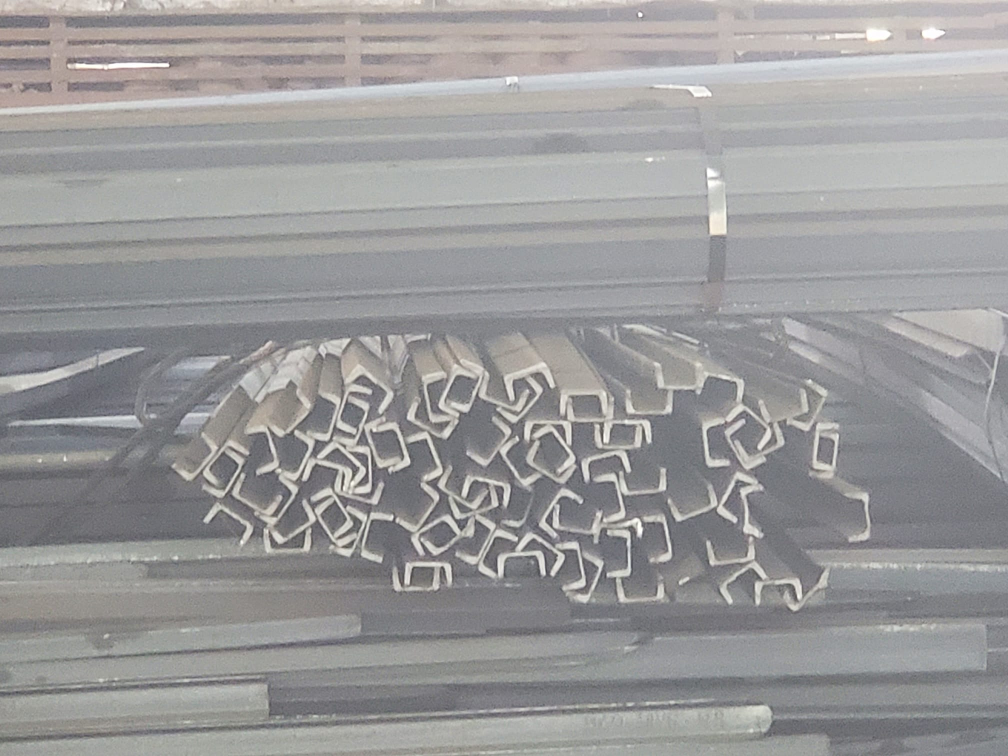
#> input picture data/3.jpeg, 2016 x 1512 px, found by its file name (shown at 1/2 size)
$ jupyter execute 'edge_detection_channel copy.ipynb'   (older library calls are emulated)
#> lines starting #> are read from the running program, lines starting #| are printed output that depends on the picture; after the words box and inside, x2 and y2 are one past the last pixel; in counts of white or black regions, pixels touching at a corner belong together
[cell 1]
import cv2
import matplotlib.pyplot as plt
# import cv2
import numpy as np
from imutils.object_detection import non_max_suppression

# Reading the template
# temp = cv2.imread('C:/Users/S_G/Documents/GitHub/Shape_Detection/data/3.jpeg', cv2.IMREAD_COLOR)

# Read the original image
img = cv2.imread('C:/Users/S_G/Documents/GitHub/Shape_Detection/data/3.jpeg')
#> img is the input picture: shape (1512, 2016, 3); mean B, G, R 154.3, 153.7, 154.4
# Display original image
plt.imshow(img)
# cv2.waitKey(0)

[cell 2]
def crop(image, mask_pts):
    #imageGray = cv2.cvtColor(image, cv2.COLOR_BGR2GRAY)
    mask = np.zeros(image.shape[:2], dtype="uint8")
    pts = np.array(mask_pts)
    color = 255
    cv2.fillPoly(mask, [pts], color)
    masked = cv2.bitwise_and(image, image, mask=mask)
    rect = cv2.boundingRect(pts)
    x,y,w,h = rect
    croped = image[y:y+h, x:x+w].copy()
    print(croped.shape , image.shape)
    return croped, image

def new_img(img,result,thresh):
    (y_points, x_points) = np.where(result >= thresh)
    loc = zip(x_points, y_points)
    # print(loc[0])
    result1 = img.copy()
    W, H = img.shape
    cnt1, cnt2 = 0,0
    for x in range (W):
        for y in range (H):
            cnt1 += 1
            if (x,y) not in loc:
                result1[x][y] = 0
            else: cnt2 += 1
            # print(x,y)
    print(cnt1,cnt2)
    return result1

[cell 3]
# Convert to graycsale
img_gray = cv2.cvtColor(img, cv2.COLOR_BGR2GRAY)
# Blur the image for better edge detection
img_blur = cv2.GaussianBlur(img_gray, (3,3), 0)

# Sobel Edge Detection
sobelx = cv2.Sobel(src=img_blur, ddepth=cv2.CV_64F, dx=1, dy=0, ksize=5) # Sobel Edge Detection on the X axis
sobely = cv2.Sobel(src=img_blur, ddepth=cv2.CV_64F, dx=0, dy=1, ksize=5) # Sobel Edge Detection on the Y axis
sobelxy = cv2.Sobel(src=img_blur, ddepth=cv2.CV_64F, dx=1, dy=1, ksize=5) # Combined X and Y Sobel Edge Detection

[cell 4]
mask_pts = [[310,630], [1810,630], [1810,1280], [300,1280]]

croped, original = crop(img_gray, mask_pts)
#| (651, 1511) (1512, 2016)

mask_pts1 = [[1390,350], [1445,350], [1445,455], [1390,455]]

croped1, original1 = crop(croped, mask_pts1)
#| (106, 56) (651, 1511)
print("shape:", croped.shape)
#| shape: (651, 1511)
plt.imshow( croped1)
# plt.imshow(croped)

[cell 5]
croped=original
result= cv2.matchTemplate(croped, croped1, cv2.TM_CCOEFF, None)

threshold = 0.0

# # Store the coordinates of matched area in a numpy array
# loc = np.where(result >= threshold)
# print(loc,loc[0])

result1 = new_img(croped,result,threshold)
#| 3048192 23

print(len(result1))
#| 1512
plt.imshow(result)
cv2.imwrite('result1_1.png',result*255)
#> Out = True

[cell 6]
h,w = croped1.shape
# h,w = h-1,w-1
y,x = croped.shape
mask_pts = [[0,0], [x-w,0], [x-w,y-h], [0,y-h]]

croped_n, original = crop(croped, mask_pts)
#| (1407, 1961) (1512, 2016)
print("shape",croped_n.shape, result.shape)
#| shape (1407, 1961) (1407, 1961)
min_res = croped_n - result*255
plt.imshow(min_res)
cv2.imwrite('min_result1.png',min_res)
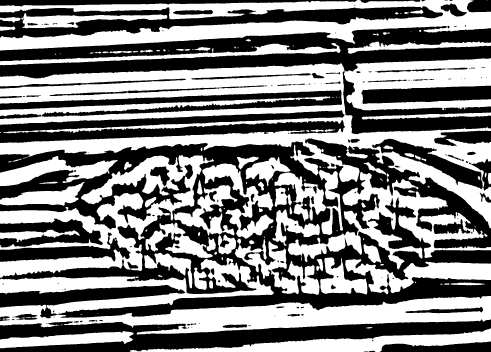
#> saved as min_result1.png: shape (1407, 1961) (shown at 1/4 size); min 0, max 255, mean 127.6
#> Out = True

[cell 7]
bitwise_and = cv2.bitwise_and(np.array(croped_n).astype(int), np.array(result*256).astype(int))
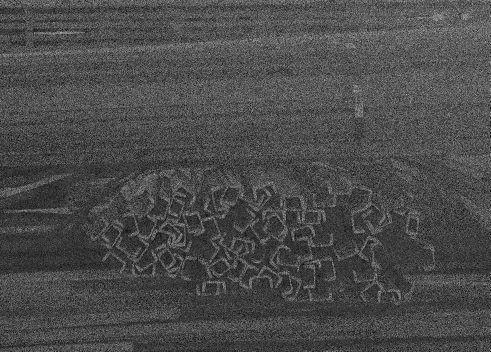
#> bitwise_and: shape (1407, 1961) int32 (shown at 1/4 size); min 0, max 254, mean 74.9
plt.imshow(bitwise_and)
cv2.imwrite('bitwise_and_1.png', bitwise_and)
#> Out = True

[cell 8]
# Display Sobel Edge Detection Images
plt.imshow(sobelx)
cv2.imwrite('sobel_x2.png', sobelx)
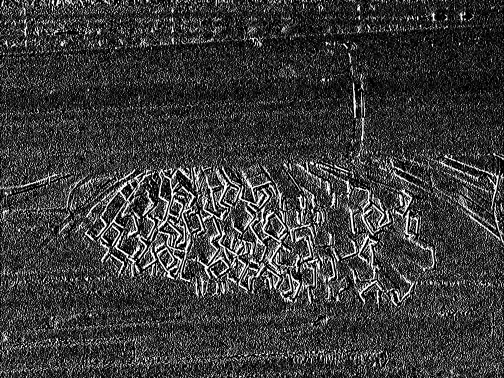
#> saved as sobel_x2.png: shape (1512, 2016) (shown at 1/4 size); min 0, max 255, mean 58.3
#> Out = True

[cell 9]
# cv2.waitKey(0)
plt.imshow(sobely)
cv2.imwrite('sobel_y2.png', sobely)
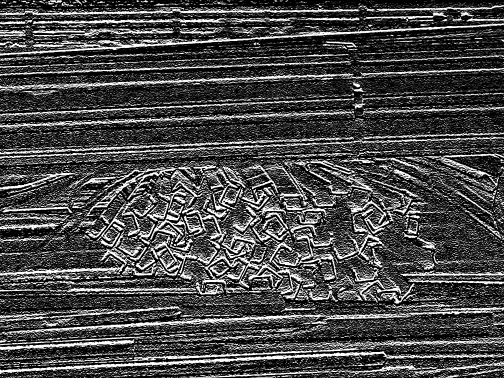
#> saved as sobel_y2.png: shape (1512, 2016) (shown at 1/4 size); min 0, max 255, mean 72.7
#> Out = True

[cell 10]
# cv2.waitKey(0)
plt.imshow(sobelxy)
# cv2.waitKey(0)

cv2.imwrite('sobel_xy2.png', sobelxy)
#> Out = True

[cell 11]
# Canny Edge Detection
edges = cv2.Canny(image=img_blur, threshold1=100, threshold2=200) # Canny Edge Detection
#> edges: shape (1512, 2016); 1.1% white in thin lines or dots
# Display Canny Edge Detection Image
plt.imshow(edges)
cv2.imwrite('edges_2.png', edges)
#> Out = True

[cell 12]
import numpy as np
ultimate = sobelx+sobely-sobelxy
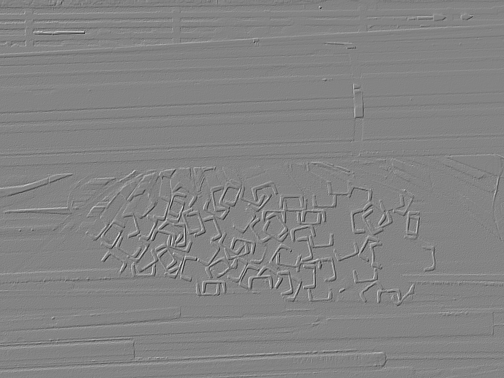
#> ultimate: shape (1512, 2016) float64 (shown at 1/4 size); min -7059, max 6591, mean -3.3; drawn with min black and max white
ultimate = (ultimate-np.min(ultimate))/(np.max(ultimate)-np.min(ultimate))
plt.imshow(ultimate)
cv2.imwrite('ultimate_2.png', ultimate*255)
#> Out = True

[cell 13]
img1=cv2.imread("ultimate_2.png")
# Canny Edge Detection
edges2 = cv2.Canny(image=img1, threshold1=100, threshold2=200) # Canny Edge Detection
#> edges2: shape (1512, 2016); 1.5% white in thin lines or dots
# Display Canny Edge Detection Image
plt.imshow(edges2)
cv2.imwrite('edges2_2.png', edges2)
#> Out = True

[cell 14]
bitwise_and1 = cv2.bitwise_and(np.array(edges).astype(int), np.array(edges2).astype(int))
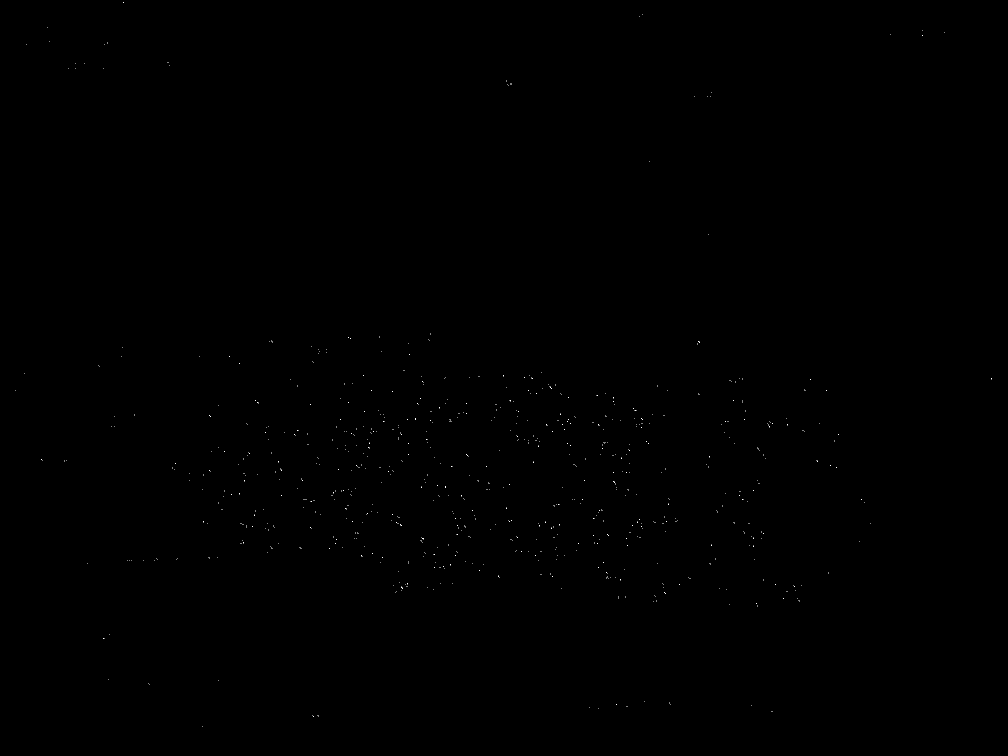
#> bitwise_and1: shape (1512, 2016) int32 (shown at 1/2 size); 0.04% white in thin lines or dots
plt.imshow(bitwise_and1)
cv2.imwrite('bitwise_and1_1.png', bitwise_and1)
#> Out = True

$ run again, with data/2.jpeg copied over data/3.jpeg
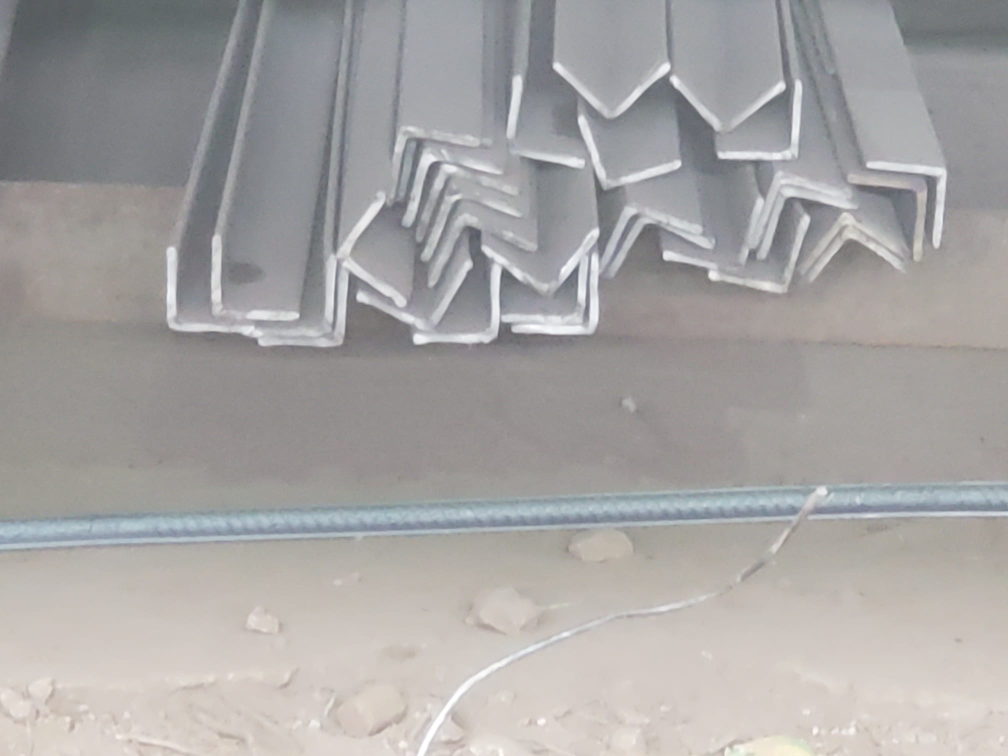
#> input picture data/2.jpeg, 2016 x 1512 px, found by its file name (shown at 1/2 size)
#> img is the input picture: shape (1512, 2016, 3); mean B, G, R 163.6, 164.4, 166.6
#> mask: shape (1512, 2016); 32.2% white; 1 white region, box (x1, y1, x2, y2) and area: (300, 630, 1811, 1281) 980406
#| (651, 1511) (1512, 2016)
#> mask: shape (651, 1511); 0.6% white; 1 white region, box (x1, y1, x2, y2) and area: (1390, 350, 1446, 456) 5936
#> masked: shape (651, 1511)
#> croped: shape (106, 56)
#| (106, 56) (651, 1511)
#| shape: (651, 1511)
#| 3048192 23
#| 1512
#> `cv2.imwrite('result1_1.png',result*255)`: Out = True
#> mask: shape (1512, 2016); 90.5% white; 1 black region, box (x1, y1, x2, y2) and area: (0, 0, 2016, 1512) 289065
#> masked: shape (1512, 2016)
#> croped: shape (1407, 1961)
#| (1407, 1961) (1512, 2016)
#| shape (1407, 1961) (1407, 1961)
#> `edges = cv2.Canny(image=img_blur, threshold1=100, threshold2=200)`:
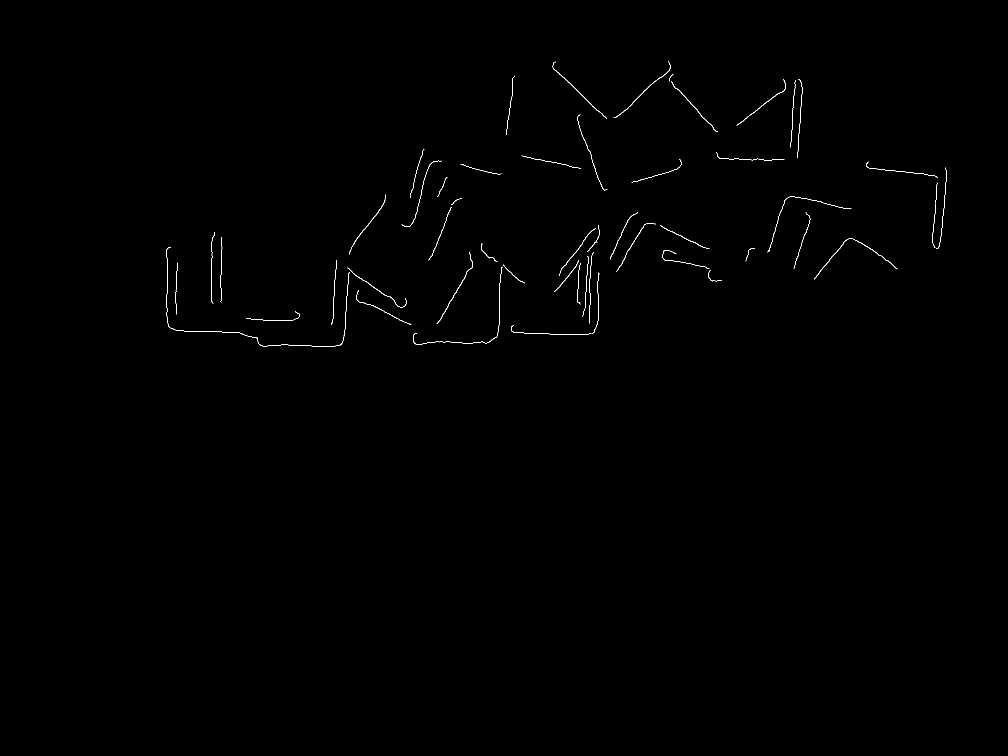
#> edges: shape (1512, 2016) (shown at 1/2 size); 0.26% white in thin lines or dots, all inside (x1, y1, x2, y2) = (333, 122, 1894, 694)
#> `edges2 = cv2.Canny(image=img1, threshold1=100, threshold2=200)`:
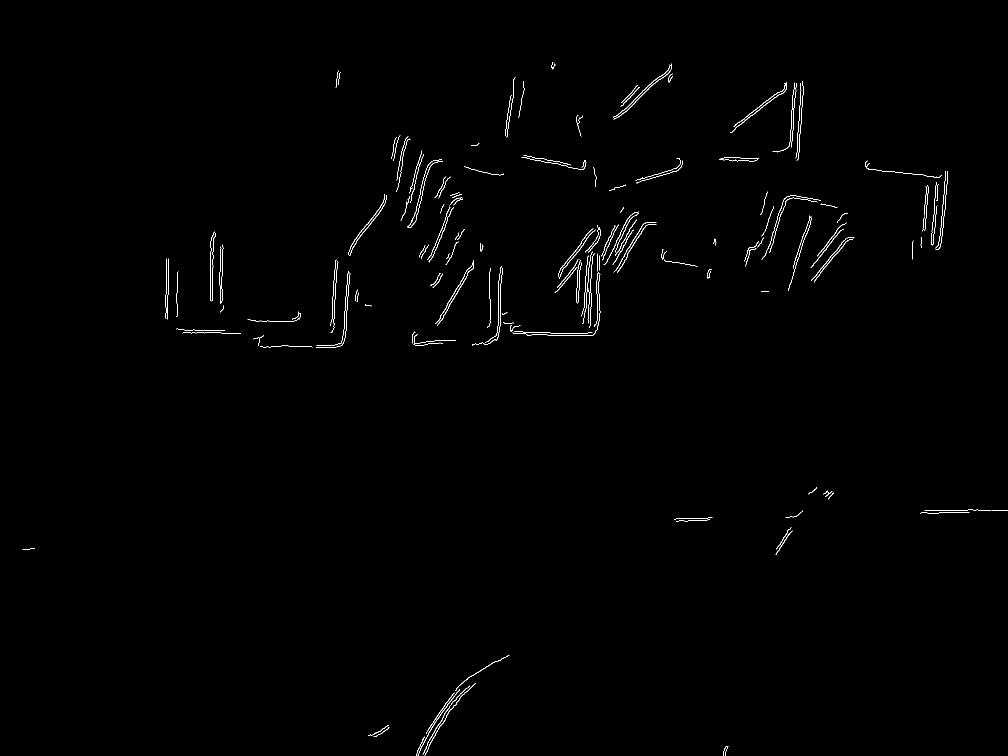
#> edges2: shape (1512, 2016) (shown at 1/2 size); 0.53% white in thin lines or dots, all inside (x1, y1, x2, y2) = (45, 124, 2016, 1512)
#> bitwise_and1: shape (1512, 2016) int32; 0% white in thin lines or dots, all inside (x1, y1, x2, y2) = (423, 129, 1875, 688)
